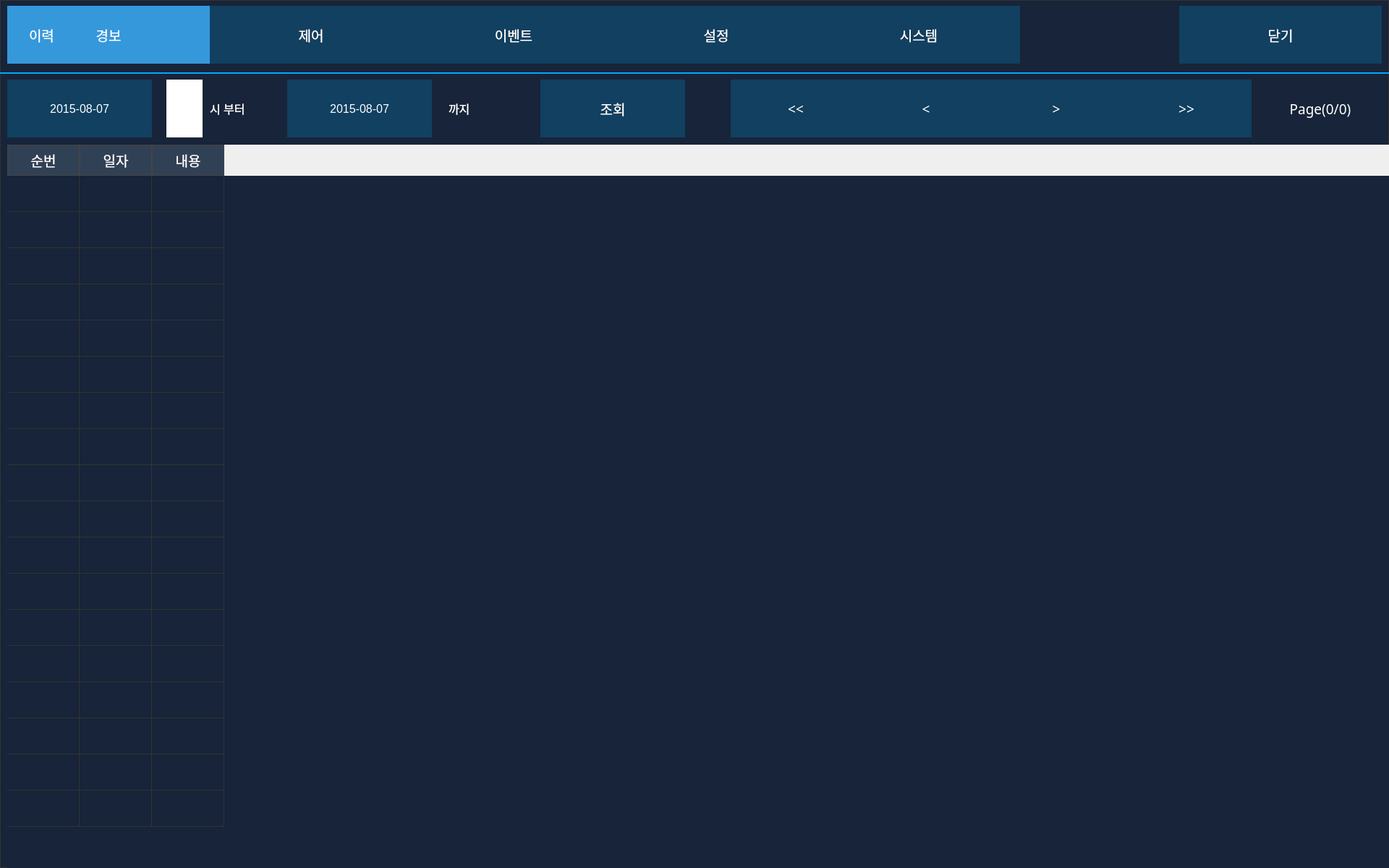
<?xml version="1.0" encoding="UTF-8"?>
<ui version="4.0">
 <class>CHistory</class>
 <widget class="QDialog" name="CHistory">
  <property name="geometry">
   <rect>
    <x>0</x>
    <y>0</y>
    <width>1920</width>
    <height>1200</height>
   </rect>
  </property>
  <property name="palette">
   <palette>
    <active>
     <colorrole role="WindowText">
      <brush brushstyle="SolidPattern">
       <color alpha="255">
        <red>255</red>
        <green>255</green>
        <blue>255</blue>
       </color>
      </brush>
     </colorrole>
     <colorrole role="Button">
      <brush brushstyle="SolidPattern">
       <color alpha="255">
        <red>31</red>
        <green>41</green>
        <blue>55</blue>
       </color>
      </brush>
     </colorrole>
     <colorrole role="Dark">
      <brush brushstyle="SolidPattern">
       <color alpha="255">
        <red>31</red>
        <green>41</green>
        <blue>55</blue>
       </color>
      </brush>
     </colorrole>
     <colorrole role="Text">
      <brush brushstyle="SolidPattern">
       <color alpha="255">
        <red>255</red>
        <green>255</green>
        <blue>255</blue>
       </color>
      </brush>
     </colorrole>
     <colorrole role="ButtonText">
      <brush brushstyle="SolidPattern">
       <color alpha="255">
        <red>254</red>
        <green>254</green>
        <blue>254</blue>
       </color>
      </brush>
     </colorrole>
     <colorrole role="Base">
      <brush brushstyle="SolidPattern">
       <color alpha="255">
        <red>17</red>
        <green>24</green>
        <blue>39</blue>
       </color>
      </brush>
     </colorrole>
     <colorrole role="Window">
      <brush brushstyle="SolidPattern">
       <color alpha="255">
        <red>17</red>
        <green>24</green>
        <blue>39</blue>
       </color>
      </brush>
     </colorrole>
    </active>
    <inactive>
     <colorrole role="WindowText">
      <brush brushstyle="SolidPattern">
       <color alpha="255">
        <red>255</red>
        <green>255</green>
        <blue>255</blue>
       </color>
      </brush>
     </colorrole>
     <colorrole role="Button">
      <brush brushstyle="SolidPattern">
       <color alpha="255">
        <red>31</red>
        <green>41</green>
        <blue>55</blue>
       </color>
      </brush>
     </colorrole>
     <colorrole role="Dark">
      <brush brushstyle="SolidPattern">
       <color alpha="255">
        <red>31</red>
        <green>41</green>
        <blue>55</blue>
       </color>
      </brush>
     </colorrole>
     <colorrole role="Text">
      <brush brushstyle="SolidPattern">
       <color alpha="255">
        <red>255</red>
        <green>255</green>
        <blue>255</blue>
       </color>
      </brush>
     </colorrole>
     <colorrole role="ButtonText">
      <brush brushstyle="SolidPattern">
       <color alpha="255">
        <red>254</red>
        <green>254</green>
        <blue>254</blue>
       </color>
      </brush>
     </colorrole>
     <colorrole role="Base">
      <brush brushstyle="SolidPattern">
       <color alpha="255">
        <red>17</red>
        <green>24</green>
        <blue>39</blue>
       </color>
      </brush>
     </colorrole>
     <colorrole role="Window">
      <brush brushstyle="SolidPattern">
       <color alpha="255">
        <red>17</red>
        <green>24</green>
        <blue>39</blue>
       </color>
      </brush>
     </colorrole>
    </inactive>
    <disabled>
     <colorrole role="WindowText">
      <brush brushstyle="SolidPattern">
       <color alpha="255">
        <red>31</red>
        <green>41</green>
        <blue>55</blue>
       </color>
      </brush>
     </colorrole>
     <colorrole role="Button">
      <brush brushstyle="SolidPattern">
       <color alpha="255">
        <red>31</red>
        <green>41</green>
        <blue>55</blue>
       </color>
      </brush>
     </colorrole>
     <colorrole role="Dark">
      <brush brushstyle="SolidPattern">
       <color alpha="255">
        <red>31</red>
        <green>41</green>
        <blue>55</blue>
       </color>
      </brush>
     </colorrole>
     <colorrole role="Text">
      <brush brushstyle="SolidPattern">
       <color alpha="255">
        <red>31</red>
        <green>41</green>
        <blue>55</blue>
       </color>
      </brush>
     </colorrole>
     <colorrole role="ButtonText">
      <brush brushstyle="SolidPattern">
       <color alpha="255">
        <red>31</red>
        <green>41</green>
        <blue>55</blue>
       </color>
      </brush>
     </colorrole>
     <colorrole role="Base">
      <brush brushstyle="SolidPattern">
       <color alpha="255">
        <red>17</red>
        <green>24</green>
        <blue>39</blue>
       </color>
      </brush>
     </colorrole>
     <colorrole role="Window">
      <brush brushstyle="SolidPattern">
       <color alpha="255">
        <red>17</red>
        <green>24</green>
        <blue>39</blue>
       </color>
      </brush>
     </colorrole>
    </disabled>
   </palette>
  </property>
  <property name="font">
   <font>
    <family>맑은 고딕</family>
    <pointsize>14</pointsize>
   </font>
  </property>
  <property name="windowTitle">
   <string>Dialog</string>
  </property>
  <property name="styleSheet">
   <string notr="true">QWidget {
    border: none;
}
QDialog {
    background-color: #172439;
    color: #ffffff;
    border: 1px solid #333333;
}

QTableView {
    background-color: #172439;
    color: #ffffff;
    gridline-color: #333333;
    selection-background-color: #444444;
    selection-color: #ffffff;
}

QHeaderView::section {
    background-color: #314155;
    color: #ffffff;
    padding: 4px;
    border: 1px solid #444444;
}

QTableView::item:selected {
    background-color: #555555;
    color: #ffffff;
}

QPushButton {
    background-color: #114060; /* Normal Blue */
    color:white;
  /*  border: none;
   color: white;
   padding: 15px 32px;
    text-align: center;
    text-decoration: none;
    display: inline-block;
    font-size: 16px;
    margin: 4px 2px;
    transition-duration: 0.4s;
    cursor: pointer;
*/
}

QPushButton:hover {
    background-color: #2980b9; /* Darker Blue */
}

QPushButton:pressed {
    background-color: #ff0000/*#1f618d; * Even Darker Blue */
}

QPushButton:checked:hover {
    background-color: #3498DB; /* Light Blue */
}

QPushButton:checked:pressed {
    background-color: #114060; /* Even Darker Green */
}

QPushButton:checked {
    background-color: #3498DB; /* Even Darker Green */
}

QPushButton:disabled {
    background-color: #114060;
    color: #666666;
 border: 2px solid #cccccc;
}
QScrollBar:vertical { 
	width: 60px;
	background:#114060;
	color: #172439;
}
QScrollBar:horizontal {
	height: 60px;
	background:#114060;
	color: #172439;
}</string>
  </property>
  <widget class="QPushButton" name="btnNext">
   <property name="geometry">
    <rect>
     <x>1370</x>
     <y>110</y>
     <width>180</width>
     <height>80</height>
    </rect>
   </property>
   <property name="text">
    <string>&gt;</string>
   </property>
   <property name="autoDefault">
    <bool>false</bool>
   </property>
  </widget>
  <widget class="QPushButton" name="btnLast">
   <property name="geometry">
    <rect>
     <x>1550</x>
     <y>110</y>
     <width>180</width>
     <height>80</height>
    </rect>
   </property>
   <property name="text">
    <string>&gt;&gt;</string>
   </property>
   <property name="autoDefault">
    <bool>false</bool>
   </property>
  </widget>
  <widget class="QPushButton" name="btnPre">
   <property name="geometry">
    <rect>
     <x>1190</x>
     <y>110</y>
     <width>180</width>
     <height>80</height>
    </rect>
   </property>
   <property name="text">
    <string>&lt;</string>
   </property>
   <property name="autoDefault">
    <bool>false</bool>
   </property>
  </widget>
  <widget class="QPushButton" name="btnToDate">
   <property name="geometry">
    <rect>
     <x>397</x>
     <y>110</y>
     <width>200</width>
     <height>80</height>
    </rect>
   </property>
   <property name="font">
    <font>
     <pointsize>12</pointsize>
    </font>
   </property>
   <property name="text">
    <string>2015-08-07</string>
   </property>
   <property name="autoDefault">
    <bool>false</bool>
   </property>
  </widget>
  <widget class="QPushButton" name="btnFromDate">
   <property name="geometry">
    <rect>
     <x>10</x>
     <y>110</y>
     <width>200</width>
     <height>80</height>
    </rect>
   </property>
   <property name="font">
    <font>
     <pointsize>12</pointsize>
    </font>
   </property>
   <property name="text">
    <string>2015-08-07</string>
   </property>
   <property name="autoDefault">
    <bool>false</bool>
   </property>
  </widget>
  <widget class="QPushButton" name="btnFirst">
   <property name="geometry">
    <rect>
     <x>1010</x>
     <y>110</y>
     <width>180</width>
     <height>80</height>
    </rect>
   </property>
   <property name="text">
    <string>&lt;&lt;</string>
   </property>
   <property name="autoDefault">
    <bool>false</bool>
   </property>
  </widget>
  <widget class="QLabel" name="labelPage">
   <property name="geometry">
    <rect>
     <x>1750</x>
     <y>110</y>
     <width>150</width>
     <height>80</height>
    </rect>
   </property>
   <property name="palette">
    <palette>
     <active>
      <colorrole role="WindowText">
       <brush brushstyle="SolidPattern">
        <color alpha="255">
         <red>254</red>
         <green>255</green>
         <blue>255</blue>
        </color>
       </brush>
      </colorrole>
     </active>
     <inactive>
      <colorrole role="WindowText">
       <brush brushstyle="SolidPattern">
        <color alpha="255">
         <red>254</red>
         <green>255</green>
         <blue>255</blue>
        </color>
       </brush>
      </colorrole>
     </inactive>
     <disabled>
      <colorrole role="WindowText">
       <brush brushstyle="SolidPattern">
        <color alpha="255">
         <red>120</red>
         <green>120</green>
         <blue>120</blue>
        </color>
       </brush>
      </colorrole>
     </disabled>
    </palette>
   </property>
   <property name="font">
    <font>
     <family>맑은 고딕</family>
     <pointsize>14</pointsize>
    </font>
   </property>
   <property name="text">
    <string>Page(0/0)</string>
   </property>
   <property name="alignment">
    <set>Qt::AlignCenter</set>
   </property>
  </widget>
  <widget class="QPushButton" name="ok">
   <property name="geometry">
    <rect>
     <x>1630</x>
     <y>8</y>
     <width>280</width>
     <height>80</height>
    </rect>
   </property>
   <property name="text">
    <string>닫기</string>
   </property>
  </widget>
  <widget class="QPushButton" name="btnAlarm">
   <property name="geometry">
    <rect>
     <x>10</x>
     <y>8</y>
     <width>280</width>
     <height>80</height>
    </rect>
   </property>
   <property name="text">
    <string>경보</string>
   </property>
   <property name="checkable">
    <bool>true</bool>
   </property>
   <property name="checked">
    <bool>true</bool>
   </property>
   <attribute name="buttonGroup">
    <string notr="true">buttonGroup</string>
   </attribute>
  </widget>
  <widget class="QPushButton" name="btnControl">
   <property name="geometry">
    <rect>
     <x>290</x>
     <y>8</y>
     <width>280</width>
     <height>80</height>
    </rect>
   </property>
   <property name="text">
    <string>제어</string>
   </property>
   <property name="checkable">
    <bool>true</bool>
   </property>
   <property name="checked">
    <bool>false</bool>
   </property>
   <attribute name="buttonGroup">
    <string notr="true">buttonGroup</string>
   </attribute>
  </widget>
  <widget class="QPushButton" name="btnEvent">
   <property name="geometry">
    <rect>
     <x>570</x>
     <y>8</y>
     <width>280</width>
     <height>80</height>
    </rect>
   </property>
   <property name="text">
    <string>이벤트</string>
   </property>
   <property name="checkable">
    <bool>true</bool>
   </property>
   <property name="checked">
    <bool>false</bool>
   </property>
   <attribute name="buttonGroup">
    <string notr="true">buttonGroup</string>
   </attribute>
  </widget>
  <widget class="QPushButton" name="btnSystem">
   <property name="geometry">
    <rect>
     <x>1130</x>
     <y>8</y>
     <width>280</width>
     <height>80</height>
    </rect>
   </property>
   <property name="text">
    <string>시스템</string>
   </property>
   <property name="checkable">
    <bool>true</bool>
   </property>
   <property name="checked">
    <bool>false</bool>
   </property>
   <attribute name="buttonGroup">
    <string notr="true">buttonGroup</string>
   </attribute>
  </widget>
  <widget class="QPushButton" name="btnInq">
   <property name="geometry">
    <rect>
     <x>747</x>
     <y>110</y>
     <width>200</width>
     <height>80</height>
    </rect>
   </property>
   <property name="text">
    <string>조회</string>
   </property>
   <property name="autoDefault">
    <bool>false</bool>
   </property>
  </widget>
  <widget class="QStackedWidget" name="stackedWidget">
   <property name="geometry">
    <rect>
     <x>0</x>
     <y>200</y>
     <width>1920</width>
     <height>1000</height>
    </rect>
   </property>
   <property name="font">
    <font>
     <family>AcadEref</family>
     <pointsize>10</pointsize>
    </font>
   </property>
   <property name="currentIndex">
    <number>6</number>
   </property>
   <widget class="QWidget" name="pageAlarm">
    <widget class="QTableWidget" name="tableAlarm">
     <property name="geometry">
      <rect>
       <x>10</x>
       <y>0</y>
       <width>1900</width>
       <height>980</height>
      </rect>
     </property>
     <property name="font">
      <font>
       <family>나눔고딕_코딩</family>
       <pointsize>10</pointsize>
      </font>
     </property>
     <property name="frameShape">
      <enum>QFrame::Box</enum>
     </property>
     <property name="editTriggers">
      <set>QAbstractItemView::NoEditTriggers</set>
     </property>
     <property name="alternatingRowColors">
      <bool>true</bool>
     </property>
     <property name="selectionMode">
      <enum>QAbstractItemView::SingleSelection</enum>
     </property>
     <property name="selectionBehavior">
      <enum>QAbstractItemView::SelectRows</enum>
     </property>
     <property name="rowCount">
      <number>14</number>
     </property>
     <attribute name="verticalHeaderVisible">
      <bool>false</bool>
     </attribute>
     <attribute name="verticalHeaderDefaultSectionSize">
      <number>50</number>
     </attribute>
     <row/>
     <row/>
     <row/>
     <row/>
     <row/>
     <row/>
     <row/>
     <row/>
     <row/>
     <row/>
     <row/>
     <row/>
     <row/>
     <row/>
     <column>
      <property name="text">
       <string>순번</string>
      </property>
      <property name="font">
       <font>
        <pointsize>10</pointsize>
       </font>
      </property>
     </column>
     <column>
      <property name="text">
       <string>일자</string>
      </property>
      <property name="font">
       <font>
        <pointsize>10</pointsize>
       </font>
      </property>
     </column>
     <column>
      <property name="text">
       <string>태그</string>
      </property>
      <property name="font">
       <font>
        <pointsize>10</pointsize>
       </font>
      </property>
     </column>
     <column>
      <property name="text">
       <string>태그설명</string>
      </property>
      <property name="font">
       <font>
        <pointsize>10</pointsize>
       </font>
      </property>
     </column>
     <column>
      <property name="text">
       <string>구분</string>
      </property>
      <property name="font">
       <font>
        <pointsize>10</pointsize>
       </font>
      </property>
     </column>
     <column>
      <property name="text">
       <string>현재상태</string>
      </property>
      <property name="font">
       <font>
        <pointsize>10</pointsize>
       </font>
      </property>
     </column>
     <column>
      <property name="text">
       <string>이전상태</string>
      </property>
      <property name="font">
       <font>
        <pointsize>10</pointsize>
       </font>
      </property>
     </column>
     <column>
      <property name="text">
       <string>발생값</string>
      </property>
      <property name="font">
       <font>
        <pointsize>10</pointsize>
       </font>
      </property>
     </column>
     <column>
      <property name="text">
       <string>사용자</string>
      </property>
      <property name="font">
       <font>
        <pointsize>10</pointsize>
       </font>
      </property>
     </column>
    </widget>
   </widget>
   <widget class="QWidget" name="pageCoontrol">
    <widget class="QTableWidget" name="tableControl">
     <property name="geometry">
      <rect>
       <x>10</x>
       <y>0</y>
       <width>1900</width>
       <height>980</height>
      </rect>
     </property>
     <property name="font">
      <font>
       <family>나눔고딕_코딩</family>
       <pointsize>10</pointsize>
      </font>
     </property>
     <property name="frameShape">
      <enum>QFrame::Box</enum>
     </property>
     <property name="editTriggers">
      <set>QAbstractItemView::NoEditTriggers</set>
     </property>
     <property name="alternatingRowColors">
      <bool>true</bool>
     </property>
     <property name="selectionMode">
      <enum>QAbstractItemView::SingleSelection</enum>
     </property>
     <property name="selectionBehavior">
      <enum>QAbstractItemView::SelectRows</enum>
     </property>
     <property name="rowCount">
      <number>14</number>
     </property>
     <attribute name="verticalHeaderVisible">
      <bool>false</bool>
     </attribute>
     <attribute name="verticalHeaderDefaultSectionSize">
      <number>50</number>
     </attribute>
     <row/>
     <row/>
     <row/>
     <row/>
     <row/>
     <row/>
     <row/>
     <row/>
     <row/>
     <row/>
     <row/>
     <row/>
     <row/>
     <row/>
     <column>
      <property name="text">
       <string>순번</string>
      </property>
      <property name="font">
       <font>
        <pointsize>10</pointsize>
       </font>
      </property>
     </column>
     <column>
      <property name="text">
       <string>일자</string>
      </property>
      <property name="font">
       <font>
        <pointsize>10</pointsize>
       </font>
      </property>
     </column>
     <column>
      <property name="text">
       <string>사용자</string>
      </property>
      <property name="font">
       <font>
        <pointsize>10</pointsize>
       </font>
      </property>
     </column>
     <column>
      <property name="text">
       <string>태그</string>
      </property>
      <property name="font">
       <font>
        <pointsize>10</pointsize>
       </font>
      </property>
     </column>
     <column>
      <property name="text">
       <string>태그설명</string>
      </property>
      <property name="font">
       <font>
        <pointsize>10</pointsize>
       </font>
      </property>
     </column>
     <column>
      <property name="text">
       <string>제어값</string>
      </property>
      <property name="font">
       <font>
        <pointsize>10</pointsize>
       </font>
      </property>
     </column>
     <column>
      <property name="text">
       <string>결과</string>
      </property>
      <property name="font">
       <font>
        <pointsize>10</pointsize>
       </font>
      </property>
     </column>
    </widget>
   </widget>
   <widget class="QWidget" name="pageEvent">
    <widget class="QTableWidget" name="tableEvent">
     <property name="geometry">
      <rect>
       <x>10</x>
       <y>0</y>
       <width>1900</width>
       <height>980</height>
      </rect>
     </property>
     <property name="font">
      <font>
       <family>AcadEref</family>
       <pointsize>10</pointsize>
      </font>
     </property>
     <property name="frameShape">
      <enum>QFrame::Box</enum>
     </property>
     <property name="editTriggers">
      <set>QAbstractItemView::NoEditTriggers</set>
     </property>
     <property name="alternatingRowColors">
      <bool>true</bool>
     </property>
     <property name="selectionMode">
      <enum>QAbstractItemView::SingleSelection</enum>
     </property>
     <property name="selectionBehavior">
      <enum>QAbstractItemView::SelectRows</enum>
     </property>
     <property name="rowCount">
      <number>14</number>
     </property>
     <attribute name="verticalHeaderVisible">
      <bool>false</bool>
     </attribute>
     <attribute name="verticalHeaderDefaultSectionSize">
      <number>50</number>
     </attribute>
     <row/>
     <row/>
     <row/>
     <row/>
     <row/>
     <row/>
     <row/>
     <row/>
     <row/>
     <row/>
     <row/>
     <row/>
     <row/>
     <row/>
     <column>
      <property name="text">
       <string>순번</string>
      </property>
     </column>
     <column>
      <property name="text">
       <string>일자</string>
      </property>
     </column>
     <column>
      <property name="text">
       <string>태그</string>
      </property>
     </column>
     <column>
      <property name="text">
       <string>태그설명</string>
      </property>
     </column>
     <column>
      <property name="text">
       <string>발생값</string>
      </property>
     </column>
    </widget>
   </widget>
   <widget class="QWidget" name="pageConfig">
    <widget class="QTableWidget" name="tableConfig">
     <property name="geometry">
      <rect>
       <x>10</x>
       <y>0</y>
       <width>1900</width>
       <height>980</height>
      </rect>
     </property>
     <property name="font">
      <font>
       <family>나눔고딕_코딩</family>
       <pointsize>10</pointsize>
      </font>
     </property>
     <property name="frameShape">
      <enum>QFrame::Box</enum>
     </property>
     <property name="editTriggers">
      <set>QAbstractItemView::NoEditTriggers</set>
     </property>
     <property name="alternatingRowColors">
      <bool>true</bool>
     </property>
     <property name="selectionMode">
      <enum>QAbstractItemView::SingleSelection</enum>
     </property>
     <property name="selectionBehavior">
      <enum>QAbstractItemView::SelectRows</enum>
     </property>
     <property name="rowCount">
      <number>14</number>
     </property>
     <attribute name="verticalHeaderVisible">
      <bool>false</bool>
     </attribute>
     <attribute name="verticalHeaderDefaultSectionSize">
      <number>50</number>
     </attribute>
     <row/>
     <row/>
     <row/>
     <row/>
     <row/>
     <row/>
     <row/>
     <row/>
     <row/>
     <row/>
     <row/>
     <row/>
     <row/>
     <row/>
     <column>
      <property name="text">
       <string>순번</string>
      </property>
     </column>
     <column>
      <property name="text">
       <string>일자</string>
      </property>
     </column>
     <column>
      <property name="text">
       <string>사용자</string>
      </property>
     </column>
     <column>
      <property name="text">
       <string>구분</string>
      </property>
     </column>
     <column>
      <property name="text">
       <string>항목</string>
      </property>
     </column>
     <column>
      <property name="text">
       <string>변경전</string>
      </property>
     </column>
     <column>
      <property name="text">
       <string>변경후</string>
      </property>
     </column>
    </widget>
   </widget>
   <widget class="QWidget" name="pageSystem">
    <widget class="QTableWidget" name="tableSystem">
     <property name="geometry">
      <rect>
       <x>10</x>
       <y>0</y>
       <width>1900</width>
       <height>980</height>
      </rect>
     </property>
     <property name="font">
      <font>
       <family>AcadEref</family>
       <pointsize>10</pointsize>
      </font>
     </property>
     <property name="frameShape">
      <enum>QFrame::Box</enum>
     </property>
     <property name="editTriggers">
      <set>QAbstractItemView::NoEditTriggers</set>
     </property>
     <property name="alternatingRowColors">
      <bool>true</bool>
     </property>
     <property name="selectionMode">
      <enum>QAbstractItemView::SingleSelection</enum>
     </property>
     <property name="selectionBehavior">
      <enum>QAbstractItemView::SelectRows</enum>
     </property>
     <property name="rowCount">
      <number>14</number>
     </property>
     <attribute name="verticalHeaderVisible">
      <bool>false</bool>
     </attribute>
     <attribute name="verticalHeaderDefaultSectionSize">
      <number>50</number>
     </attribute>
     <row/>
     <row/>
     <row/>
     <row/>
     <row/>
     <row/>
     <row/>
     <row/>
     <row/>
     <row/>
     <row/>
     <row/>
     <row/>
     <row/>
     <column>
      <property name="text">
       <string>순번</string>
      </property>
     </column>
     <column>
      <property name="text">
       <string>일자</string>
      </property>
     </column>
     <column>
      <property name="text">
       <string>사용자</string>
      </property>
     </column>
     <column>
      <property name="text">
       <string>종류</string>
      </property>
     </column>
     <column>
      <property name="text">
       <string>내용</string>
      </property>
     </column>
    </widget>
   </widget>
   <widget class="QWidget" name="page">
    <widget class="QTableWidget" name="tableEps">
     <property name="geometry">
      <rect>
       <x>10</x>
       <y>0</y>
       <width>1900</width>
       <height>980</height>
      </rect>
     </property>
     <property name="font">
      <font>
       <family>AcadEref</family>
       <pointsize>10</pointsize>
      </font>
     </property>
     <property name="frameShape">
      <enum>QFrame::Box</enum>
     </property>
     <property name="editTriggers">
      <set>QAbstractItemView::NoEditTriggers</set>
     </property>
     <property name="alternatingRowColors">
      <bool>true</bool>
     </property>
     <property name="selectionMode">
      <enum>QAbstractItemView::SingleSelection</enum>
     </property>
     <property name="selectionBehavior">
      <enum>QAbstractItemView::SelectRows</enum>
     </property>
     <property name="rowCount">
      <number>13</number>
     </property>
     <attribute name="verticalHeaderVisible">
      <bool>false</bool>
     </attribute>
     <row/>
     <row/>
     <row/>
     <row/>
     <row/>
     <row/>
     <row/>
     <row/>
     <row/>
     <row/>
     <row/>
     <row/>
     <row/>
     <column>
      <property name="text">
       <string>순번</string>
      </property>
     </column>
     <column>
      <property name="text">
       <string>일자</string>
      </property>
     </column>
     <column>
      <property name="text">
       <string>내용</string>
      </property>
     </column>
    </widget>
   </widget>
   <widget class="QWidget" name="TMS">
    <widget class="QTableWidget" name="tableTms">
     <property name="geometry">
      <rect>
       <x>10</x>
       <y>0</y>
       <width>1920</width>
       <height>1000</height>
      </rect>
     </property>
     <property name="font">
      <font>
       <family>나눔고딕코딩</family>
       <pointsize>12</pointsize>
      </font>
     </property>
     <property name="frameShape">
      <enum>QFrame::Box</enum>
     </property>
     <property name="editTriggers">
      <set>QAbstractItemView::NoEditTriggers</set>
     </property>
     <property name="alternatingRowColors">
      <bool>false</bool>
     </property>
     <property name="selectionMode">
      <enum>QAbstractItemView::SingleSelection</enum>
     </property>
     <property name="selectionBehavior">
      <enum>QAbstractItemView::SelectRows</enum>
     </property>
     <property name="rowCount">
      <number>18</number>
     </property>
     <attribute name="verticalHeaderVisible">
      <bool>false</bool>
     </attribute>
     <attribute name="verticalHeaderDefaultSectionSize">
      <number>50</number>
     </attribute>
     <row/>
     <row/>
     <row/>
     <row/>
     <row/>
     <row/>
     <row/>
     <row/>
     <row/>
     <row/>
     <row/>
     <row/>
     <row/>
     <row/>
     <row/>
     <row/>
     <row/>
     <row/>
     <column>
      <property name="text">
       <string>순번</string>
      </property>
      <property name="font">
       <font>
        <family>나눔고딕코딩</family>
        <pointsize>14</pointsize>
       </font>
      </property>
     </column>
     <column>
      <property name="text">
       <string>일자</string>
      </property>
      <property name="font">
       <font>
        <family>나눔고딕코딩</family>
        <pointsize>14</pointsize>
       </font>
      </property>
     </column>
     <column>
      <property name="text">
       <string>내용</string>
      </property>
      <property name="font">
       <font>
        <family>나눔고딕코딩</family>
        <pointsize>14</pointsize>
       </font>
      </property>
     </column>
    </widget>
   </widget>
  </widget>
  <widget class="QPushButton" name="btnConfig">
   <property name="geometry">
    <rect>
     <x>850</x>
     <y>8</y>
     <width>280</width>
     <height>80</height>
    </rect>
   </property>
   <property name="text">
    <string>설정</string>
   </property>
   <property name="checkable">
    <bool>true</bool>
   </property>
   <property name="checked">
    <bool>false</bool>
   </property>
   <attribute name="buttonGroup">
    <string notr="true">buttonGroup</string>
   </attribute>
  </widget>
  <widget class="QLabel" name="title">
   <property name="geometry">
    <rect>
     <x>40</x>
     <y>8</y>
     <width>91</width>
     <height>80</height>
    </rect>
   </property>
   <property name="palette">
    <palette>
     <active>
      <colorrole role="WindowText">
       <brush brushstyle="SolidPattern">
        <color alpha="255">
         <red>254</red>
         <green>255</green>
         <blue>255</blue>
        </color>
       </brush>
      </colorrole>
     </active>
     <inactive>
      <colorrole role="WindowText">
       <brush brushstyle="SolidPattern">
        <color alpha="255">
         <red>254</red>
         <green>255</green>
         <blue>255</blue>
        </color>
       </brush>
      </colorrole>
     </inactive>
     <disabled>
      <colorrole role="WindowText">
       <brush brushstyle="SolidPattern">
        <color alpha="255">
         <red>120</red>
         <green>120</green>
         <blue>120</blue>
        </color>
       </brush>
      </colorrole>
     </disabled>
    </palette>
   </property>
   <property name="text">
    <string>이력</string>
   </property>
  </widget>
  <widget class="QLabel" name="label_2">
   <property name="geometry">
    <rect>
     <x>290</x>
     <y>110</y>
     <width>100</width>
     <height>80</height>
    </rect>
   </property>
   <property name="palette">
    <palette>
     <active>
      <colorrole role="WindowText">
       <brush brushstyle="SolidPattern">
        <color alpha="255">
         <red>254</red>
         <green>255</green>
         <blue>255</blue>
        </color>
       </brush>
      </colorrole>
     </active>
     <inactive>
      <colorrole role="WindowText">
       <brush brushstyle="SolidPattern">
        <color alpha="255">
         <red>254</red>
         <green>255</green>
         <blue>255</blue>
        </color>
       </brush>
      </colorrole>
     </inactive>
     <disabled>
      <colorrole role="WindowText">
       <brush brushstyle="SolidPattern">
        <color alpha="255">
         <red>120</red>
         <green>120</green>
         <blue>120</blue>
        </color>
       </brush>
      </colorrole>
     </disabled>
    </palette>
   </property>
   <property name="font">
    <font>
     <pointsize>12</pointsize>
    </font>
   </property>
   <property name="text">
    <string>시 부터</string>
   </property>
  </widget>
  <widget class="QLabel" name="label_3">
   <property name="geometry">
    <rect>
     <x>620</x>
     <y>110</y>
     <width>100</width>
     <height>80</height>
    </rect>
   </property>
   <property name="palette">
    <palette>
     <active>
      <colorrole role="WindowText">
       <brush brushstyle="SolidPattern">
        <color alpha="255">
         <red>254</red>
         <green>255</green>
         <blue>255</blue>
        </color>
       </brush>
      </colorrole>
     </active>
     <inactive>
      <colorrole role="WindowText">
       <brush brushstyle="SolidPattern">
        <color alpha="255">
         <red>254</red>
         <green>255</green>
         <blue>255</blue>
        </color>
       </brush>
      </colorrole>
     </inactive>
     <disabled>
      <colorrole role="WindowText">
       <brush brushstyle="SolidPattern">
        <color alpha="255">
         <red>120</red>
         <green>120</green>
         <blue>120</blue>
        </color>
       </brush>
      </colorrole>
     </disabled>
    </palette>
   </property>
   <property name="font">
    <font>
     <pointsize>12</pointsize>
    </font>
   </property>
   <property name="text">
    <string>까지</string>
   </property>
  </widget>
  <widget class="Line" name="line">
   <property name="geometry">
    <rect>
     <x>0</x>
     <y>100</y>
     <width>1920</width>
     <height>2</height>
    </rect>
   </property>
   <property name="styleSheet">
    <string notr="true">QFrame#line{
    background-color: rgb(0, 170, 255);
}</string>
   </property>
   <property name="orientation">
    <enum>Qt::Horizontal</enum>
   </property>
  </widget>
  <widget class="NumEdit" name="fromHour">
   <property name="geometry">
    <rect>
     <x>230</x>
     <y>110</y>
     <width>50</width>
     <height>80</height>
    </rect>
   </property>
   <property name="palette">
    <palette>
     <active>
      <colorrole role="WindowText">
       <brush brushstyle="SolidPattern">
        <color alpha="255">
         <red>255</red>
         <green>255</green>
         <blue>255</blue>
        </color>
       </brush>
      </colorrole>
      <colorrole role="Text">
       <brush brushstyle="SolidPattern">
        <color alpha="255">
         <red>255</red>
         <green>255</green>
         <blue>255</blue>
        </color>
       </brush>
      </colorrole>
      <colorrole role="Base">
       <brush brushstyle="SolidPattern">
        <color alpha="255">
         <red>31</red>
         <green>41</green>
         <blue>55</blue>
        </color>
       </brush>
      </colorrole>
     </active>
     <inactive>
      <colorrole role="WindowText">
       <brush brushstyle="SolidPattern">
        <color alpha="255">
         <red>255</red>
         <green>255</green>
         <blue>255</blue>
        </color>
       </brush>
      </colorrole>
      <colorrole role="Text">
       <brush brushstyle="SolidPattern">
        <color alpha="255">
         <red>255</red>
         <green>255</green>
         <blue>255</blue>
        </color>
       </brush>
      </colorrole>
      <colorrole role="Base">
       <brush brushstyle="SolidPattern">
        <color alpha="255">
         <red>31</red>
         <green>41</green>
         <blue>55</blue>
        </color>
       </brush>
      </colorrole>
     </inactive>
     <disabled>
      <colorrole role="WindowText">
       <brush brushstyle="SolidPattern">
        <color alpha="255">
         <red>120</red>
         <green>120</green>
         <blue>120</blue>
        </color>
       </brush>
      </colorrole>
      <colorrole role="Text">
       <brush brushstyle="SolidPattern">
        <color alpha="255">
         <red>120</red>
         <green>120</green>
         <blue>120</blue>
        </color>
       </brush>
      </colorrole>
      <colorrole role="Base">
       <brush brushstyle="SolidPattern">
        <color alpha="255">
         <red>240</red>
         <green>240</green>
         <blue>240</blue>
        </color>
       </brush>
      </colorrole>
     </disabled>
    </palette>
   </property>
   <property name="font">
    <font>
     <pointsize>12</pointsize>
    </font>
   </property>
   <property name="alignment">
    <set>Qt::AlignCenter</set>
   </property>
   <property name="placeholderText">
    <string>00</string>
   </property>
  </widget>
 </widget>
 <customwidgets>
  <customwidget>
   <class>NumEdit</class>
   <extends>QLineEdit</extends>
   <header location="global">numedit.h</header>
  </customwidget>
 </customwidgets>
 <resources/>
 <connections>
  <connection>
   <sender>ok</sender>
   <signal>clicked()</signal>
   <receiver>CHistory</receiver>
   <slot>accept()</slot>
   <hints>
    <hint type="sourcelabel">
     <x>929</x>
     <y>29</y>
    </hint>
    <hint type="destinationlabel">
     <x>511</x>
     <y>299</y>
    </hint>
   </hints>
  </connection>
 </connections>
 <buttongroups>
  <buttongroup name="buttonGroup"/>
 </buttongroups>
</ui>
